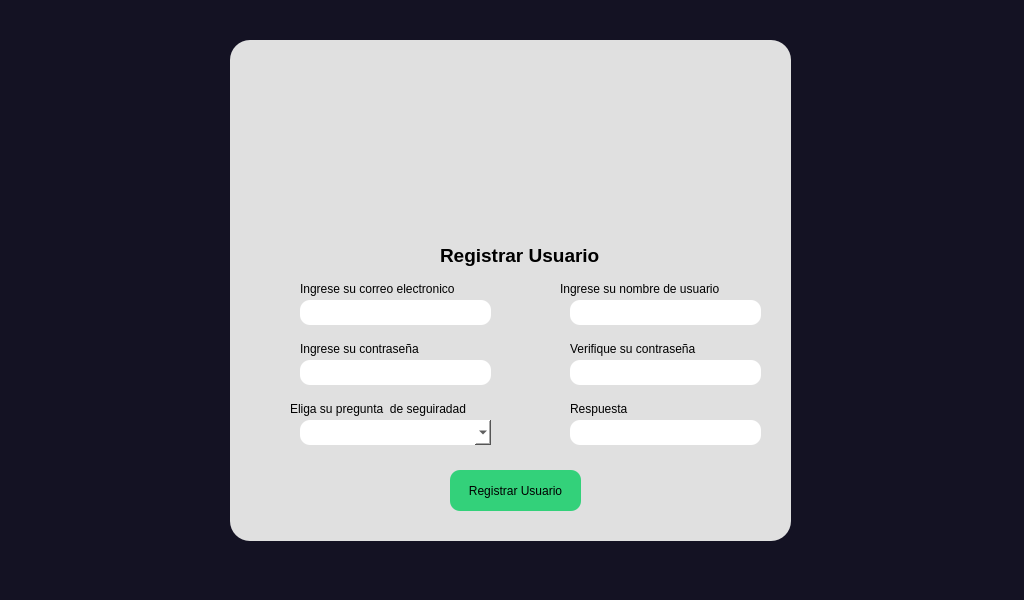
<?xml version="1.0" encoding="UTF-8"?>
<ui version="4.0">
 <class>MainWindow</class>
 <widget class="QMainWindow" name="MainWindow">
  <property name="geometry">
   <rect>
    <x>0</x>
    <y>0</y>
    <width>1024</width>
    <height>600</height>
   </rect>
  </property>
  <property name="windowTitle">
   <string>MainWindow</string>
  </property>
  <property name="styleSheet">
   <string notr="true">background-color: rgb(20 ,18 ,35);</string>
  </property>
  <widget class="QWidget" name="centralwidget">
   <property name="styleSheet">
    <string notr="true">background-color: rgb(20 ,18 ,35);</string>
   </property>
   <widget class="QFrame" name="frame">
    <property name="geometry">
     <rect>
      <x>230</x>
      <y>40</y>
      <width>561</width>
      <height>501</height>
     </rect>
    </property>
    <property name="styleSheet">
     <string notr="true">background-color: rgb(224, 224, 224);
border-radius: 20px;
</string>
    </property>
    <property name="frameShape">
     <enum>QFrame::StyledPanel</enum>
    </property>
    <property name="frameShadow">
     <enum>QFrame::Raised</enum>
    </property>
    <widget class="QLabel" name="label">
     <property name="geometry">
      <rect>
       <x>230</x>
       <y>50</y>
       <width>131</width>
       <height>151</height>
      </rect>
     </property>
     <property name="text">
      <string>&lt;html&gt;&lt;head/&gt;&lt;body&gt;&lt;p&gt;&lt;img src=&quot;:/CrearCuenta/unnamed (1).png&quot;/&gt;&lt;/p&gt;&lt;/body&gt;&lt;/html&gt;</string>
     </property>
    </widget>
    <widget class="QLabel" name="label_3">
     <property name="geometry">
      <rect>
       <x>40</x>
       <y>260</y>
       <width>31</width>
       <height>31</height>
      </rect>
     </property>
     <property name="text">
      <string>&lt;html&gt;&lt;head/&gt;&lt;body&gt;&lt;p&gt;&lt;img src=&quot;:/CrearCuenta/correo.png&quot;/&gt;&lt;/p&gt;&lt;/body&gt;&lt;/html&gt;</string>
     </property>
    </widget>
    <widget class="QLabel" name="label_5">
     <property name="geometry">
      <rect>
       <x>40</x>
       <y>370</y>
       <width>31</width>
       <height>31</height>
      </rect>
     </property>
     <property name="text">
      <string>&lt;html&gt;&lt;head/&gt;&lt;body&gt;&lt;p&gt;&lt;img src=&quot;:/CrearCuenta/proteger (1).png&quot;/&gt;&lt;/p&gt;&lt;/body&gt;&lt;/html&gt;</string>
     </property>
    </widget>
    <widget class="QPushButton" name="pushButton">
     <property name="geometry">
      <rect>
       <x>20</x>
       <y>20</y>
       <width>41</width>
       <height>41</height>
      </rect>
     </property>
     <property name="cursor">
      <cursorShape>PointingHandCursor</cursorShape>
     </property>
     <property name="styleSheet">
      <string notr="true">image: url(:/CrearCuenta/cerrar-sesion (1).png);</string>
     </property>
     <property name="text">
      <string/>
     </property>
    </widget>
    <widget class="QLabel" name="label_4">
     <property name="geometry">
      <rect>
       <x>40</x>
       <y>310</y>
       <width>31</width>
       <height>31</height>
      </rect>
     </property>
     <property name="text">
      <string>&lt;html&gt;&lt;head/&gt;&lt;body&gt;&lt;p&gt;&lt;img src=&quot;:/CrearCuenta/bloquear (1).png&quot;/&gt;&lt;/p&gt;&lt;/body&gt;&lt;/html&gt;</string>
     </property>
    </widget>
    <widget class="QLabel" name="label_6">
     <property name="geometry">
      <rect>
       <x>300</x>
       <y>310</y>
       <width>31</width>
       <height>31</height>
      </rect>
     </property>
     <property name="text">
      <string>&lt;html&gt;&lt;head/&gt;&lt;body&gt;&lt;p&gt;&lt;img src=&quot;:/CrearCuenta/bloquear (1).png&quot;/&gt;&lt;/p&gt;&lt;/body&gt;&lt;/html&gt;</string>
     </property>
    </widget>
    <widget class="QLabel" name="label_7">
     <property name="geometry">
      <rect>
       <x>300</x>
       <y>260</y>
       <width>31</width>
       <height>31</height>
      </rect>
     </property>
     <property name="text">
      <string>&lt;html&gt;&lt;head/&gt;&lt;body&gt;&lt;p&gt;&lt;img src=&quot;:/CrearCuenta/usuario (2).png&quot;/&gt;&lt;/p&gt;&lt;/body&gt;&lt;/html&gt;</string>
     </property>
    </widget>
    <widget class="QLineEdit" name="lineEdit">
     <property name="geometry">
      <rect>
       <x>70</x>
       <y>260</y>
       <width>191</width>
       <height>25</height>
      </rect>
     </property>
     <property name="baseSize">
      <size>
       <width>0</width>
       <height>0</height>
      </size>
     </property>
     <property name="cursor">
      <cursorShape>IBeamCursor</cursorShape>
     </property>
     <property name="styleSheet">
      <string notr="true">background-color: rgb(255, 255, 255);
border-radius : 10px;</string>
     </property>
    </widget>
    <widget class="QLineEdit" name="lineEdit_3">
     <property name="geometry">
      <rect>
       <x>70</x>
       <y>320</y>
       <width>191</width>
       <height>25</height>
      </rect>
     </property>
     <property name="baseSize">
      <size>
       <width>0</width>
       <height>0</height>
      </size>
     </property>
     <property name="cursor">
      <cursorShape>IBeamCursor</cursorShape>
     </property>
     <property name="styleSheet">
      <string notr="true">background-color: rgb(255, 255, 255);
border-radius : 10px;</string>
     </property>
    </widget>
    <widget class="QLineEdit" name="lineEdit_4">
     <property name="geometry">
      <rect>
       <x>340</x>
       <y>260</y>
       <width>191</width>
       <height>25</height>
      </rect>
     </property>
     <property name="baseSize">
      <size>
       <width>0</width>
       <height>0</height>
      </size>
     </property>
     <property name="cursor">
      <cursorShape>IBeamCursor</cursorShape>
     </property>
     <property name="styleSheet">
      <string notr="true">background-color: rgb(255, 255, 255);
border-radius : 10px;</string>
     </property>
    </widget>
    <widget class="QLineEdit" name="lineEdit_5">
     <property name="geometry">
      <rect>
       <x>340</x>
       <y>320</y>
       <width>191</width>
       <height>25</height>
      </rect>
     </property>
     <property name="baseSize">
      <size>
       <width>0</width>
       <height>0</height>
      </size>
     </property>
     <property name="cursor">
      <cursorShape>IBeamCursor</cursorShape>
     </property>
     <property name="styleSheet">
      <string notr="true">background-color: rgb(255, 255, 255);
border-radius : 10px;</string>
     </property>
    </widget>
    <widget class="QLineEdit" name="lineEdit_6">
     <property name="geometry">
      <rect>
       <x>340</x>
       <y>380</y>
       <width>191</width>
       <height>25</height>
      </rect>
     </property>
     <property name="baseSize">
      <size>
       <width>0</width>
       <height>0</height>
      </size>
     </property>
     <property name="cursor">
      <cursorShape>IBeamCursor</cursorShape>
     </property>
     <property name="styleSheet">
      <string notr="true">background-color: rgb(255, 255, 255);
border-radius : 10px;</string>
     </property>
    </widget>
    <widget class="QLabel" name="label_2">
     <property name="geometry">
      <rect>
       <x>300</x>
       <y>370</y>
       <width>31</width>
       <height>31</height>
      </rect>
     </property>
     <property name="styleSheet">
      <string notr="true">border-image: url(:/CrearCuenta/conversaciones.png);</string>
     </property>
     <property name="text">
      <string/>
     </property>
    </widget>
    <widget class="QLabel" name="label_15">
     <property name="geometry">
      <rect>
       <x>70</x>
       <y>240</y>
       <width>201</width>
       <height>17</height>
      </rect>
     </property>
     <property name="text">
      <string>Ingrese su correo electronico</string>
     </property>
    </widget>
    <widget class="QLabel" name="label_16">
     <property name="geometry">
      <rect>
       <x>70</x>
       <y>300</y>
       <width>201</width>
       <height>17</height>
      </rect>
     </property>
     <property name="text">
      <string>Ingrese su contraseña</string>
     </property>
    </widget>
    <widget class="QLabel" name="label_17">
     <property name="geometry">
      <rect>
       <x>60</x>
       <y>360</y>
       <width>221</width>
       <height>17</height>
      </rect>
     </property>
     <property name="text">
      <string>Eliga su pregunta  de seguiradad</string>
     </property>
    </widget>
    <widget class="QComboBox" name="comboBox">
     <property name="geometry">
      <rect>
       <x>70</x>
       <y>380</y>
       <width>191</width>
       <height>25</height>
      </rect>
     </property>
     <property name="styleSheet">
      <string notr="true">background-color: rgb(255, 255, 255);
border-radius : 10px;</string>
     </property>
    </widget>
    <widget class="QLabel" name="label_18">
     <property name="geometry">
      <rect>
       <x>330</x>
       <y>240</y>
       <width>201</width>
       <height>17</height>
      </rect>
     </property>
     <property name="text">
      <string>Ingrese su nombre de usuario</string>
     </property>
    </widget>
    <widget class="QLabel" name="label_19">
     <property name="geometry">
      <rect>
       <x>340</x>
       <y>300</y>
       <width>201</width>
       <height>17</height>
      </rect>
     </property>
     <property name="text">
      <string>Verifique su contraseña</string>
     </property>
    </widget>
    <widget class="QLabel" name="label_44">
     <property name="geometry">
      <rect>
       <x>340</x>
       <y>360</y>
       <width>201</width>
       <height>17</height>
      </rect>
     </property>
     <property name="text">
      <string>Respuesta</string>
     </property>
    </widget>
    <widget class="QPushButton" name="pushButton_5">
     <property name="geometry">
      <rect>
       <x>220</x>
       <y>430</y>
       <width>131</width>
       <height>41</height>
      </rect>
     </property>
     <property name="cursor">
      <cursorShape>PointingHandCursor</cursorShape>
     </property>
     <property name="styleSheet">
      <string notr="true">background-color: rgb(51, 209, 122);
border-radius: 10px;</string>
     </property>
     <property name="text">
      <string>Registrar Usuario</string>
     </property>
    </widget>
    <widget class="QLabel" name="label_8">
     <property name="geometry">
      <rect>
       <x>210</x>
       <y>200</y>
       <width>161</width>
       <height>31</height>
      </rect>
     </property>
     <property name="text">
      <string>&lt;html&gt;&lt;head/&gt;&lt;body&gt;&lt;p&gt;&lt;span style=&quot; font-size:14pt; font-weight:600;&quot;&gt;Registrar Usuario&lt;/span&gt;&lt;/p&gt;&lt;/body&gt;&lt;/html&gt;</string>
     </property>
    </widget>
   </widget>
  </widget>
  <widget class="QStatusBar" name="statusbar"/>
 </widget>
 <resources>
  <include location="../Downloads/drive-download-20230504T092438Z-001/drive-download-20230504T0.qrc"/>
 </resources>
 <connections/>
</ui>
